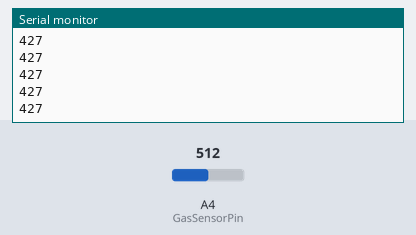
The sketch below on a simulated Arduino Uno, built with avr-gcc and run on an emulated ATmega328P. Shown: the last lines printed to the serial monitor. The inputs (shaded band) are chosen by the test bench; at power-on: A4 (GasSensorPin) = 512.

Above: at 1.2 s.
1.3 s: A4 (GasSensorPin) set to 716
At 2.4 s:
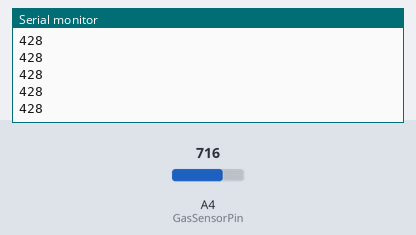
2.8 s: A4 (GasSensorPin) set to 1023
At 3.6 s:
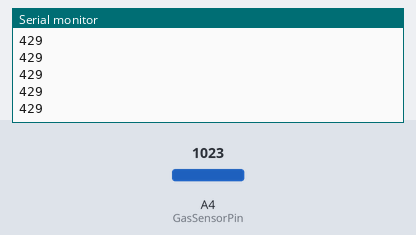
Timing chart, 0 to 5.8 s (numbered marks = the images above; inputs shaded):
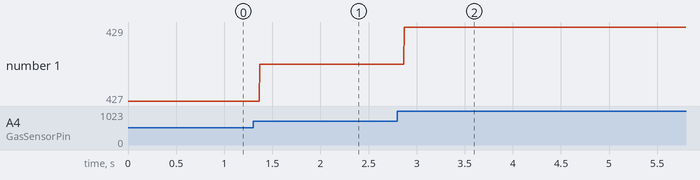

Measured:
- after the input at 1.3 s, the serial monitor: prints a new line after 0.07 s (image 1)
- after the input at 2.8 s, the serial monitor: prints a new line after 0.07 s (image 2)
- plotted number 1: 427 → 428 after the input at 1.3 s, 428 → 429 after the input at 2.8 s

The sketch:

sketch_oct18a.ino
```cpp
float Rl=20.0;
float approx=2373.315;
int GasSensorPin=A4; //ATmega328P - 12
float Rs,Vout,count,ratio,GasConc;
int ppm;

void setup()
{

  Serial.begin(9600);

}


void loop()
{
  //ppm calibration
  count=analogRead(GasSensorPin);
  Vout=(count*4.88)/1000.0;
  Rs=((5.0*Rl)-(Rl*Vout))/Vout;
  ratio=Rs/approx;
  GasConc=146.15*(2.868-ratio)+10;
  ppm=GasConc;
  Serial.println(ppm);

}
```
